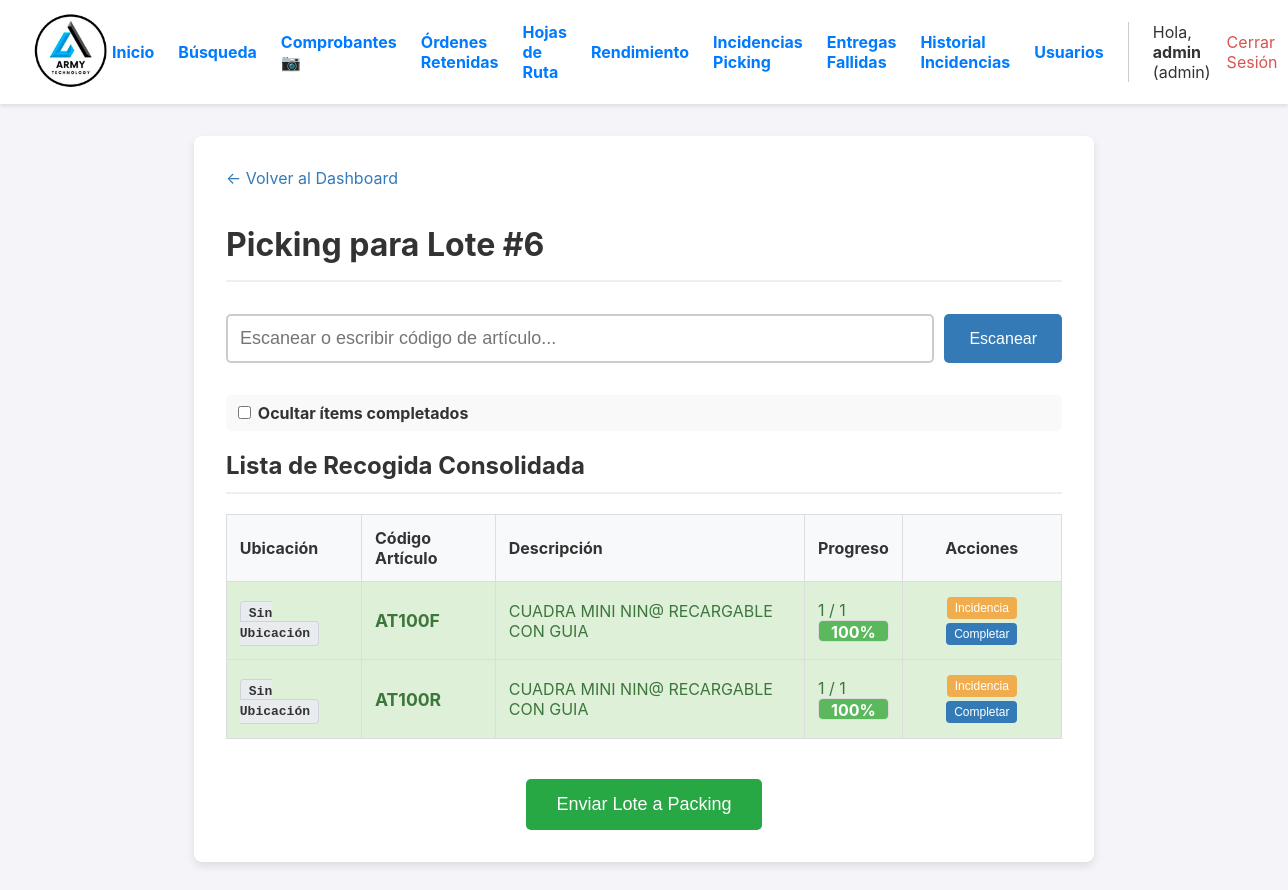
/lote/6 (signed in), run on an earlier commit of the app's database.
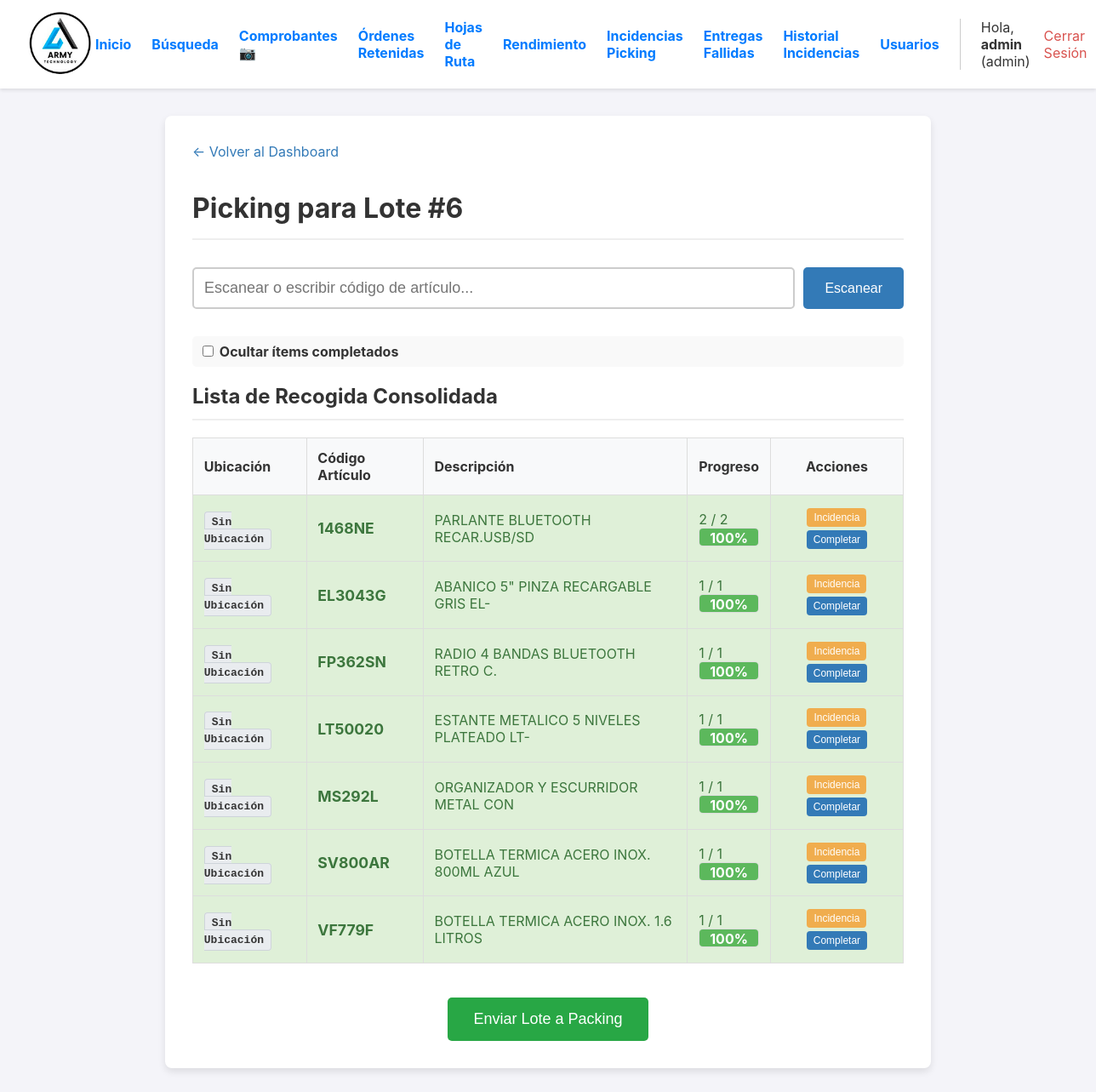
And on a later commit of the database.
### app.py (models this page shows, shortened)
class ItemOrden(db.Model):
    id = db.Column(db.Integer, primary_key=True)
    orden_id = db.Column(db.Integer, db.ForeignKey('orden.id'), nullable=False)
    codigo_articulo = db.Column(db.String(100), nullable=False)
    descripcion_articulo = db.Column(db.String(300), nullable=False)
    cantidad_solicitada = db.Column(db.Integer, nullable=False)
    cantidad_recogida = db.Column(db.Integer, nullable=False, default=0)
    cantidad_empacada = db.Column(db.Integer, nullable=False, default=0)
    tiene_incidencia = db.Column(db.Boolean, default=False, nullable=False)
    tipo_incidencia = db.Column(db.String(50), nullable=True)
    nota_incidencia = db.Column(db.Text, nullable=True)
    ubicacion = db.Column(db.String(100), nullable=True)

### app.py (the view)
@app.route('/lote/<int:lote_id>')
@login_required
def detalle_lote(lote_id):
    lote = db.get_or_404(LotePicking, lote_id)
    lista_consolidada = defaultdict(lambda: {
        'descripcion': '',
        'solicitado': 0,
        'recogido': 0,
        'ubicacion': 'Sin Ubicación',
        'items_individuales': []
    })
    for orden in lote.ordenes:
        for item in orden.items:
            consolidado = lista_consolidada[item.codigo_articulo]
            consolidado['descripcion'] = item.descripcion_articulo
            consolidado['solicitado'] += item.cantidad_solicitada
            consolidado['recogido'] += item.cantidad_recogida
            if item.ubicacion:
                consolidado['ubicacion'] = item.ubicacion
            consolidado['items_individuales'].append(item)
    lista_final = sorted(
        lista_consolidada.items(),
        key=lambda x: (0 if x[1]['ubicacion'] != 'Sin Ubicación' else 1, x[1]['ubicacion'], x[0])
    )
    picking_completo = all(item['recogido'] >= item['solicitado'] for _, item in lista_consolidada.items()) if lista_consolidada else False
    return render_template('detalle_lote.html', lote=lote, lista_consolidada=lista_final, picking_completo=picking_completo)

### app.py (called while the page is built)
@login_manager.user_loader
def load_user(user_id):
    return db.session.get(User, int(user_id))

### templates/detalle_lote.html (shortened to what this page needs)
{% extends "layout.html" %}
{% block content %}
<div class="container">
    <a href="{{ url_for('dashboard') }}" class="back-link">← Volver al Dashboard</a>
    <h1>Picking para Lote #{{ lote.id }}</h1>
    <form id="scan-form" class="scan-form">
        <input type="text" id="scan-input" class="scan-input" placeholder="Escanear o escribir código de artículo..." autofocus onfocus="this.select()" autocomplete="off">
        <button type="submit" class="scan-btn">Escanear</button>
    </form>
    <div class="view-options">
        <label>
            <input type="checkbox" id="toggle-ocultar-completados">
            Ocultar ítems completados
        </label>
    </div>
    <h2>Lista de Recogida Consolidada</h2>
    <table>
        <thead>
            <tr>
                <th>Ubicación</th>
                <th>Código Artículo</th>
                <th>Descripción</th>
                <th>Progreso</th>
                <th style="text-align: center;">Acciones</th>
            </tr>
        </thead>
        <tbody>
            {% for codigo, item in lista_consolidada %}
            <tr id="item-row-{{ codigo }}" class="item-row" data-codigo="{{ codigo }}">
                <td>
                    <span style="font-weight: bold; background-color: #e9ecef; color: #333; padding: 4px 8px; border-radius: 4px; font-family: monospace; border: 1px solid #ced4da;">
                        {{ item.ubicacion }}
                    </span>
                </td>
                <td><strong>{{ codigo }}</strong></td>
                <td>{{ item.descripcion }}</td>
                <td>
                    <span id="progreso-texto-{{ codigo }}">{{ item.recogido }} / {{ item.solicitado }}</span>
                    <div class="progress-bar">
                        {% set progreso_inicial = (item.recogido / item.solicitado) * 100 if item.solicitado > 0 else 0 %}
                        <div id="progreso-barra-{{ codigo }}" class="progress" style="width: {{ progreso_inicial }}%;">
                            {{ '%.0f'|format(progreso_inicial) }}%
                        </div>
                    </div>
                </td>
                <td style="text-align: center;" class="action-buttons">
                    <button class="incidencia-btn" data-codigo="{{ codigo }}" data-descripcion="{{ item.descripcion }}" data-solicitado="{{ item.solicitado }}">
                        Incidencia
                    </button>
                    {% if current_user.role == 'admin' %}
                    <button class="completar-btn" data-codigo="{{ codigo }}">Completar</button>
                    {% endif %}
                </td>
            </tr>
            {% endfor %}
        </tbody>
    </table>
    <div style="text-align: center; margin-top: 2.5em;">
        <form action="{{ url_for('finalizar_lote', lote_id=lote.id) }}" method="POST">
            <button id="finalizar-btn" type="submit" class="finalizar-btn" {% if not picking_completo %}disabled{% endif %}>
                Enviar Lote a Packing
            </button>
        </form>
    </div>
</div>
{% endblock %}

What changed in the data, as far as the page shows it:
no longer on this page (row edited): ItemOrden: ubicacion "Sin Ubicación", codigo_articulo "AT100F", descripcion "CUADRA MINI NIN@ RECARGABLE CON GUIA", recogido "1", solicitado "1", progreso_inicial "100"
no longer on this page (row edited): ItemOrden: ubicacion "Sin Ubicación", codigo_articulo "AT100R", descripcion "CUADRA MINI NIN@ RECARGABLE CON GUIA", recogido "1", solicitado "1", progreso_inicial "100"
added ItemOrden: ubicacion "Sin Ubicación", codigo_articulo "1468NE", descripcion "PARLANTE BLUETOOTH RECAR.USB/SD", recogido "2", solicitado "2", progreso_inicial "100"
added ItemOrden: ubicacion "Sin Ubicación", codigo_articulo "EL3043G", descripcion "ABANICO 5\" PINZA RECARGABLE GRIS EL-", recogido "1", solicitado "1", progreso_inicial "100"
added ItemOrden: ubicacion "Sin Ubicación", codigo_articulo "FP362SN", descripcion "RADIO 4 BANDAS BLUETOOTH RETRO C.", recogido "1", solicitado "1", progreso_inicial "100"
added ItemOrden: ubicacion "Sin Ubicación", codigo_articulo "LT50020", descripcion "ESTANTE METALICO 5 NIVELES PLATEADO LT-", recogido "1", solicitado "1", progreso_inicial "100"
added ItemOrden: ubicacion "Sin Ubicación", codigo_articulo "MS292L", descripcion "ORGANIZADOR Y ESCURRIDOR METAL CON", recogido "1", solicitado "1", progreso_inicial "100"
added ItemOrden: ubicacion "Sin Ubicación", codigo_articulo "SV800AR", descripcion "BOTELLA TERMICA ACERO INOX. 800ML AZUL", recogido "1", solicitado "1", progreso_inicial "100"
added ItemOrden: ubicacion "Sin Ubicación", codigo_articulo "VF779F", descripcion "BOTELLA TERMICA ACERO INOX. 1.6 LITROS", recogido "1", solicitado "1", progreso_inicial "100"
